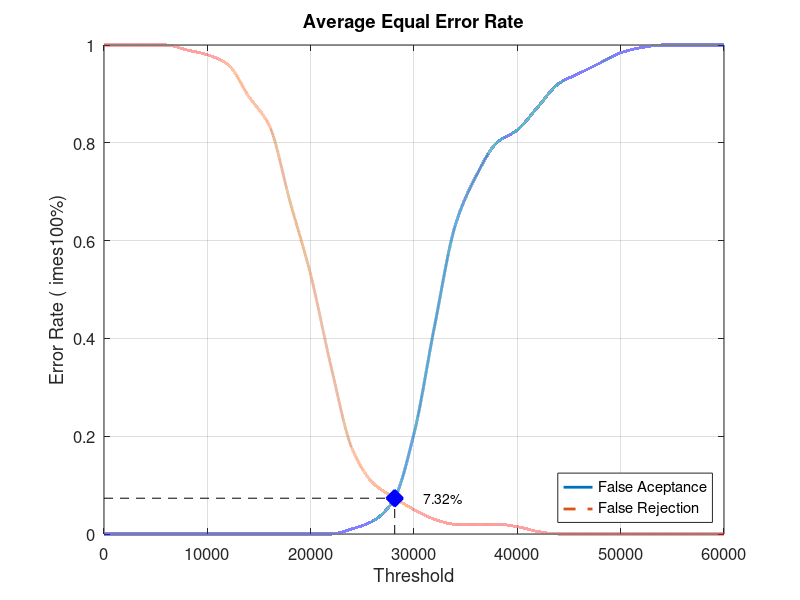
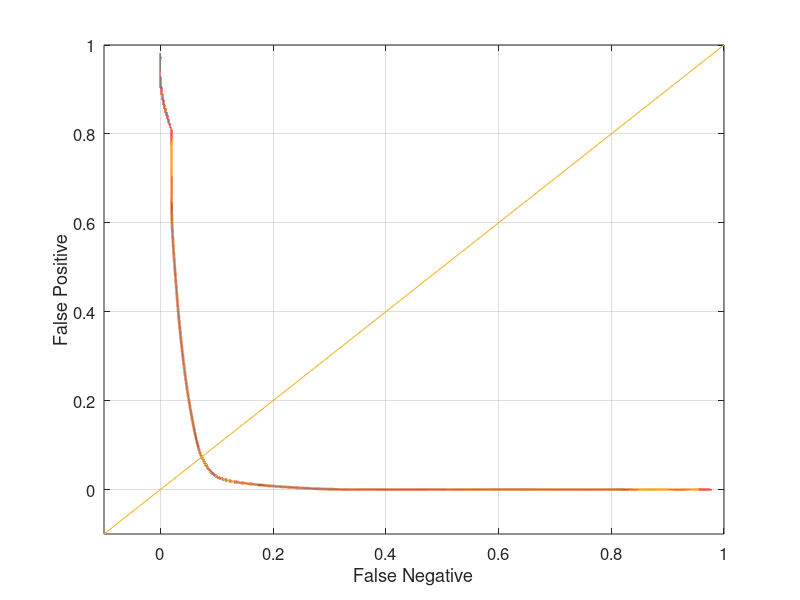

Write the MATLAB code that produced these figures, in order.
close all;
clear;
clc;
x = 0:2000:60000;
xq = 0:0.5:60000;

y0 = [0 0 0 0 0 0 0 0 0 0 0 0 0.0105263 0.0263158 0.0684211 0.205263 0.426316 0.631579 0.731579 0.8 0.826316 0.873684 0.921053 0.942105 0.963158 0.984211 0.994737 1 1 1 1]
yy0 = interp1(x, y0, xq, 'pchip');
y1 = [1 1 1 1 0.99 0.98 0.96 0.895 0.835 0.68 0.53 0.34 0.175 0.105 0.075 0.05 0.03 0.02 0.02 0.02 0.015 0.005 0 0 0 0 0 0 0 0 0]
yy1 = interp1(x, y1, xq, 'pchip');

% Calculating EER: 
y2 = abs(y0 - y1);
find(y2 == min(y2))
yy2 = abs(yy0 - yy1);
xEER = find(yy2 == min(yy2));
xEERIndex = xq(xEER) % X-axis EER
yEER = yy0(xEER) % Y-axis EER

main = figure
plot(xq, yy0,'-','LineWidth', 2);	hold on
plot(xq, yy1,'--','LineWidth', 2);	hold on
plot([xEERIndex xEERIndex], [0 yEER], 'k--');	hold on
plot([0 xEERIndex], [yEER yEER], 'k--');	hold on
plot(xEERIndex, yEER, 'bx', 'LineWidth', 10);	hold on
text(xEERIndex + 10 * xEERIndex / 100, yEER, [num2str(round((10000 * yEER)) / 100) '%'])
legend('False Aceptance', 'False Rejection', 'Location', 'SouthEast')
xlabel('Threshold')
ylabel('Error Rate (	imes100%)')
title('Average Equal Error Rate')
set(gca, 'FontSize', 12)
axis([0 60000 0 1])
grid on

print(main, 'Database5_3Main', '-dpng');
FNRxFPR = figure('Color', [1 1 1]);
plot(yy1, yy0, '-', yy1, yy0, 'LineWidth', 2);
hold on
y = -0.1:0.1:1
plot(y, y); 
set(gca, 'FontSize', 12)
xlabel('False Negative')
ylabel('False Positive')
axis([-0.1 1 -0.1 1])
set(gca, 'FontSize', 12)
grid on

print(FNRxFPR, 'Database5_3FNRxFPR','-dpng');
